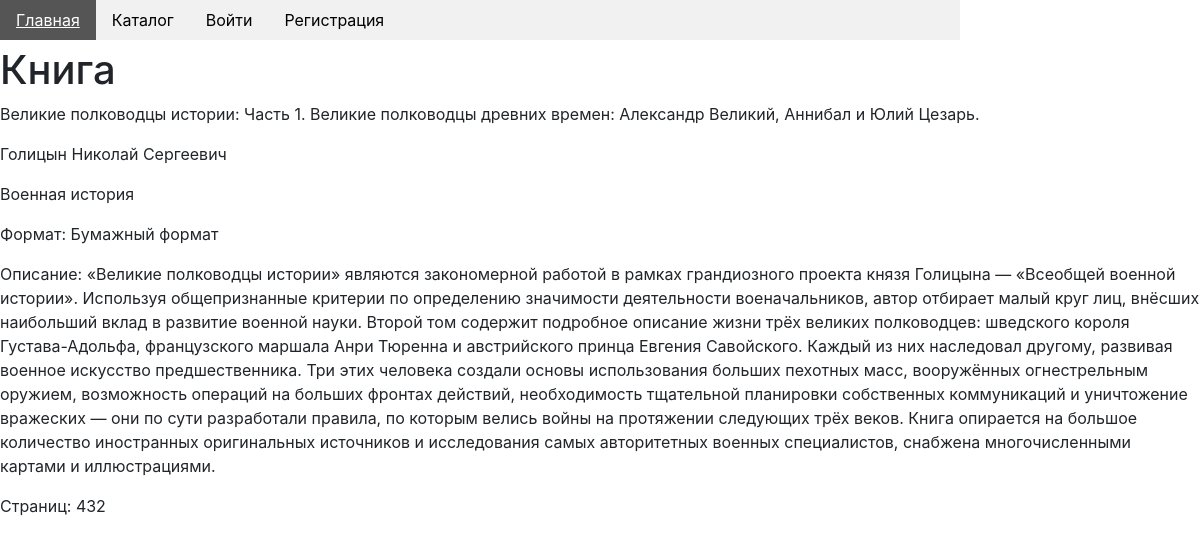
The app's page /catalog/book/1/ with its own data.
### mainapp/models.py (models this page shows, shortened)
class Books(models.Model):
    War = 'w'
    Cultural = 'c'
    Science = 's'
    Right = 'r'
    Political = 'p'
    Religion = 're'
    Economics = 'e'
    AUDIO = 'a'
    TEXT = 't'
    ELECTRONIC = 'el'
    INDUSTRIES_CHOICES = (
        (War, 'Военная история'),
        (Cultural, 'История культуры'),
        (Science, 'История науки'),
        (Right, 'История государства и права '),
        (Political, 'История политических и правовых учений'),
        (Religion, 'История религии'),
        (Economics, 'История экономики'),
    )
    FORMAT_CHOICES = (
        (AUDIO, "Аудио формат"),
        (TEXT, "Бумажный формат"),
        (ELECTRONIC, "Электронный формат"),
    )
    category = models.ForeignKey(SubjectCategory,
                                 on_delete=models.CASCADE)
    name = models.CharField(max_length=200)
    avtor = models.CharField(max_length=100)
    desc = models.TextField(blank=True)
    pages = models.IntegerField(default=0)
    format = models.CharField(max_length=2, choices=FORMAT_CHOICES, default=AUDIO)
    industries = models.CharField(max_length=2, choices=INDUSTRIES_CHOICES, default=War)
    class Meta:
        verbose_name = 'Книга'
        verbose_name_plural = 'Книги'

### mainapp/views.py (the view)
# urls.py: path('catalog/book/<int:book_pk>/', mainapp.book_page, name='book_page'),
def book_page(request, book_pk):
    book = Books.objects.get(pk=book_pk)
    context = {
        'book': book,
        'page_title': 'страница книг'
    }
    return render(request, 'mainapp/book_page.html', context)

### mainapp/templates/mainapp/book_page.html (shortened to what this page needs)
{% extends 'mainapp/base.html' %}
{% block content %}
    <h1>Книга</h1>
    <p class="books-name">
        {{ book.name }}
    </p>
    <p class="books-name">
        {{ book.avtor }}
    </p>
    <p class="books-name">
        {{ book.get_industries_display }}
    </p>
    <p class="books-level">
        Формат: {{ book.get_format_display }}
    </p>
    <p class="books-desc">
        Описание: {{ book.desc }}
    </p>
    <p class="books-hours">
        Страниц: {{ book.pages }}
    </p>
{% endblock %}

### records on screen
Books: name "Великие полководцы истории: Часть 1. Великие полководцы древних времен: Александр Великий, Аннибал и Юлий Цезарь.", avtor "Голицын Николай Сергеевич", industries "Военная история", format "Бумажный формат", desc "«Великие полководцы истории» являются закономерной работой в рамках грандиозного проекта князя Голицына — «Всеобщей военной истории». Используя общепризнанные критерии по определению значимости деятельности военачальников, автор отбирает малый круг лиц, внёсших наибольший вклад в развитие военной науки. Второй том содержит подробное описание жизни трёх великих полководцев: шведского короля Густава-Адольфа, французского маршала Анри Тюренна и австрийского принца Евгения Савойского. Каждый из них наследовал другому, развивая военное искусство предшественника. Три этих человека создали основы использования больших пехотных масс, вооружённых огнестрельным оружием, возможность операций на…", pages "432"
